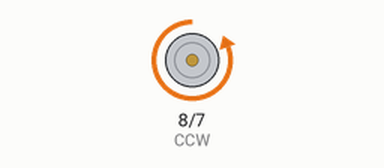
Simulated run of this sketch. Board: Arduino Uno, built with avr-gcc and run on an emulated ATmega328P. On the bench: motor-driver pin pairs drawn as motors (green arrow = first pin HIGH = forward, orange = second pin HIGH = backward, longer = more drive). At 6.0 s the program stops and its outputs stay as they are.

Above: at 0.1 s.
At 2.1 s:
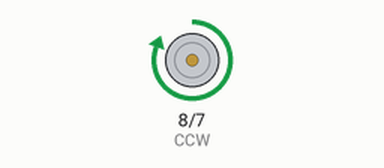
At 6.1 s:
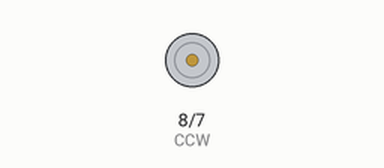
Timing chart, 0 to 7.5 s (numbered marks = the images above):
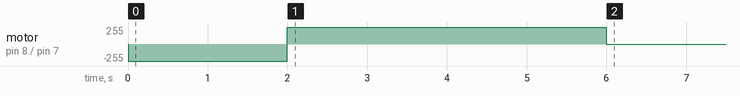

The sketch:

DC_Motor.ino
```cpp
#define CW 7 //CW is defined as pin #7//

#define CCW 8 //CCW is defined as pin #8//

void setup() { //Setup runs once//

pinMode(CW, OUTPUT); //Set CW as an output//

pinMode(CCW, OUTPUT); //Set CCW as an output//

}

void loop() { //Loop runs forever//

digitalWrite(CW,HIGH); //Motor runs clockwise//

delay(2000);

digitalWrite(CW, LOW); //Motor stops//

digitalWrite(CCW, HIGH);//Motor runs counter-clockwise//

delay(4000);

digitalWrite(CCW, LOW); //Motor stops//
exit(0);
}
```

Measured:
- by itself, motor on pin 8 (CCW) / pin 7 (CW): stopped → backward 255/255 at 0.00 s, → forward 255/255 2.0 s later, → stopped 4.0 s later
